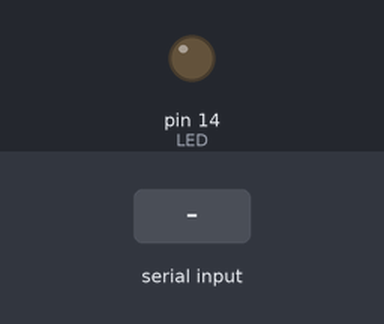
The sketch below on a simulated Arduino Uno, built with avr-gcc and run on an emulated ATmega328P. Shown: output pins drawn as LEDs (lit = HIGH). Inputs (shaded band) come from the test bench.

Above: at 1.2 s.
1.3 s: "turnOn" received over Serial
At 2.1 s:
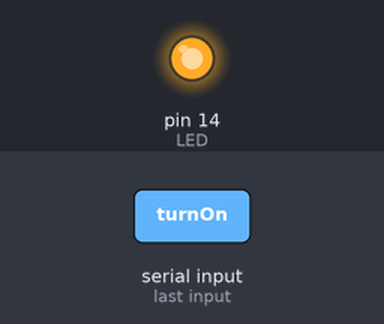
2.8 s: "turnOff" received over Serial
At 3.3 s:
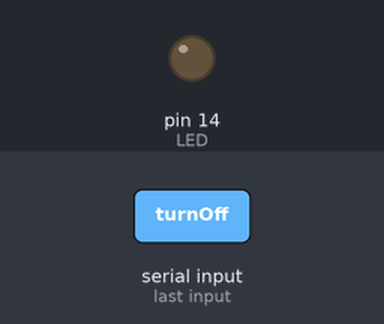
Timing chart, 0 to 5.8 s (numbered marks = the images above; inputs shaded):
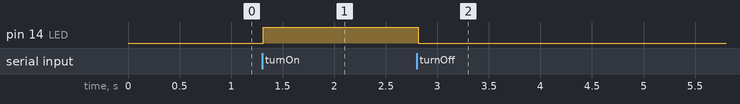

Measured:
- after the input at 1.3 s, pin 14 (LED): LOW → HIGH at once
- after the input at 2.8 s, pin 14 (LED): HIGH → LOW at once

The sketch:

AdruinoSide.ino
```cpp
const int LED = 14;
void setup() {
   pinMode(LED,OUTPUT);
   Serial.begin(9600);
}

void loop() {
  String readString;
  while (Serial.available()) {
    char c = Serial.read();  // current char from serial
    readString += c; // add to string
    delay(2);  //slow looping to allow buffer to fill with next character
  }

  if (readString.length() >0) {
    if(readString == "turnOn"){
    digitalWrite(LED, 1);
    }
    else if(readString == "turnOff"){
      digitalWrite(LED, 0);
    }
  }
}
```
